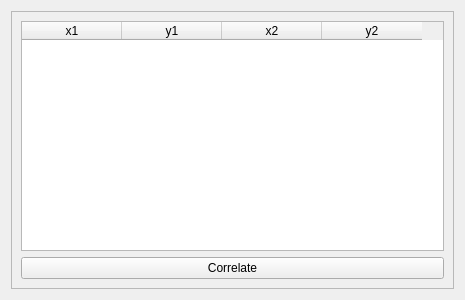
<?xml version="1.0" encoding="UTF-8"?>
<ui version="4.0">
 <class>Form</class>
 <widget class="QWidget" name="Form">
  <property name="geometry">
   <rect>
    <x>0</x>
    <y>0</y>
    <width>461</width>
    <height>300</height>
   </rect>
  </property>
  <property name="windowTitle">
   <string>Form</string>
  </property>
  <layout class="QGridLayout" name="gridLayout">
   <item row="0" column="0">
    <widget class="QFrame" name="frame">
     <property name="frameShape">
      <enum>QFrame::StyledPanel</enum>
     </property>
     <property name="frameShadow">
      <enum>QFrame::Raised</enum>
     </property>
     <layout class="QVBoxLayout" name="verticalLayout">
      <item>
       <widget class="QTableWidget" name="tableWidget_cpoints">
        <property name="minimumSize">
         <size>
          <width>423</width>
          <height>0</height>
         </size>
        </property>
        <property name="showGrid">
         <bool>true</bool>
        </property>
        <column>
         <property name="text">
          <string>x1</string>
         </property>
        </column>
        <column>
         <property name="text">
          <string>y1</string>
         </property>
        </column>
        <column>
         <property name="text">
          <string>x2</string>
         </property>
        </column>
        <column>
         <property name="text">
          <string>y2</string>
         </property>
        </column>
       </widget>
      </item>
      <item>
       <widget class="QPushButton" name="pushButton_correlate">
        <property name="text">
         <string>Correlate</string>
        </property>
       </widget>
      </item>
     </layout>
    </widget>
   </item>
  </layout>
 </widget>
 <resources/>
 <connections/>
</ui>
